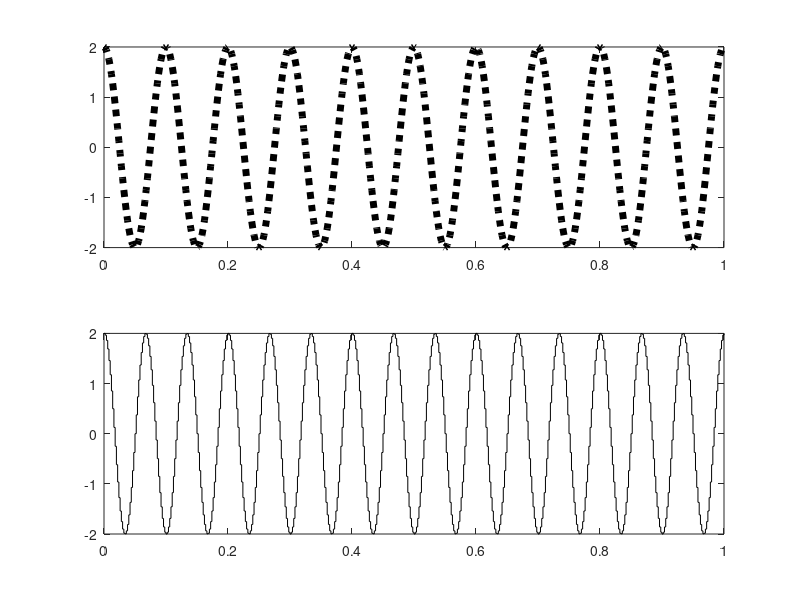

Recreate this plot in MATLAB.
clc
clear all
close all

t = 0:1/500:1;

A = 2*cos(2*pi*10*t)
B = 2*cos(2*pi*15*t)

subplot(2, 1, 1)

plot(t, A, ':k', 'LineWidth', 5)

subplot(2, 1, 2)

stairs(t, B, 'k')